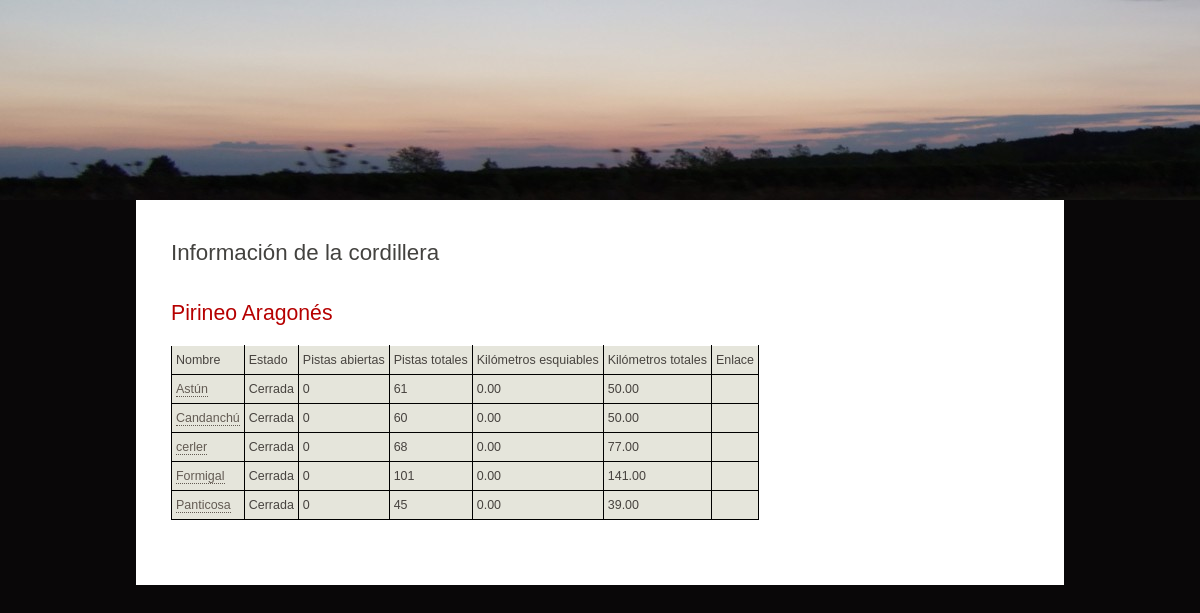
Before: /cordillera/2/ with the older database file.
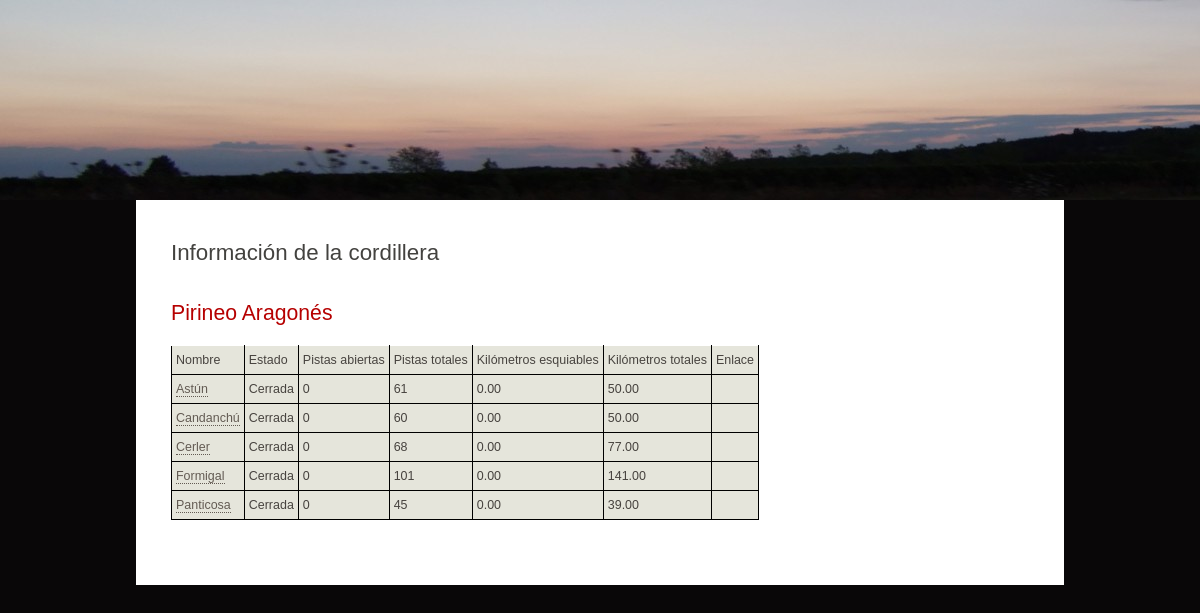
After: the same page with the newer database file.
### appIW/models.py (models this page shows, shortened)
class Estacion(models.Model):
    cordillera = models.ForeignKey(Cordillera, on_delete=models.CASCADE)
    nombre = models.CharField(max_length=50)
    abierta = models.BooleanField()
    nPistas = models.IntegerField()
    nPistasTotales = models.IntegerField()
    nKilometros = models.DecimalField(decimal_places=2, max_digits=6)
    nKilometrosTotales = models.DecimalField(decimal_places=2, max_digits=6)
    enlacePagina = models.CharField(max_length=200)

### appIW/views.py (the view)
# urls.py: path('cordillera/<int:cordillera_id>/', views.cordillera, name='cordillera'),
def cordillera(request, cordillera_id):
    cordillera = get_object_or_404(Cordillera, pk=cordillera_id)
    estaciones = cordillera.estacion_set.all()
    context = {'cordillera': cordillera, 'estaciones': estaciones}
    return render(request, 'appIW/cordillera.html', context)

### appIW/templates/appIW/cordillera.html (shortened to what this page needs)
{% load static %}
<!DOCTYPE HTML>
<html lang="en">
<head>
    <link rel="stylesheet" type="text/css" href="{% static '/style/style.css' %}"/>
</head>
<body>
    <div id="main">
        <div id="header">
            <div id ="logo"></div>
        </div>
        <div id="site_content">
        <div id="content">
            {% block contenido %}
                <h1>Información de la cordillera</h1>
                    {% if cordillera %}
                 <h2>{{cordillera.nombre}}</h2>
            <table>
                <tr>
                    <td>Nombre</td>
                    <td>Estado</td>
                    <td>Pistas abiertas</td>
                    <td>Pistas totales</td>
                    <td>Kilómetros esquiables</td>
                    <td>Kilómetros totales</td>
                    <td>Enlace</td>
                </tr>
                {% for e in estaciones %}
                <tr>
                    <td><a href="/estacion/{{e.id}}">{{e.nombre}}</a></td>
                    <td>{% if e.abierta == true %}
                        Abierta
                        {% else %}
                        Cerrada
                        {% endif %}
                    </td>
                    <td>{{e.nPistas}}</td>
                    <td>{{e.nPistasTotales}}</td>
                    <td>{{e.nKilometros}}</td>
                    <td>{{e.nKilometrosTotales}}</td>
                    <td>{{e.enlace}}</td>
                </tr>
                {% endfor %}
            </table>
            {% else %}
            <p>No existe esta cordillera</p>
            {% endif %}
            {% endblock %}
        </div>
    </div>
    </div>
</body>
</html>

Changed rows visible on the page:
changed Estacion: nombre "cerler" → "Cerler"
